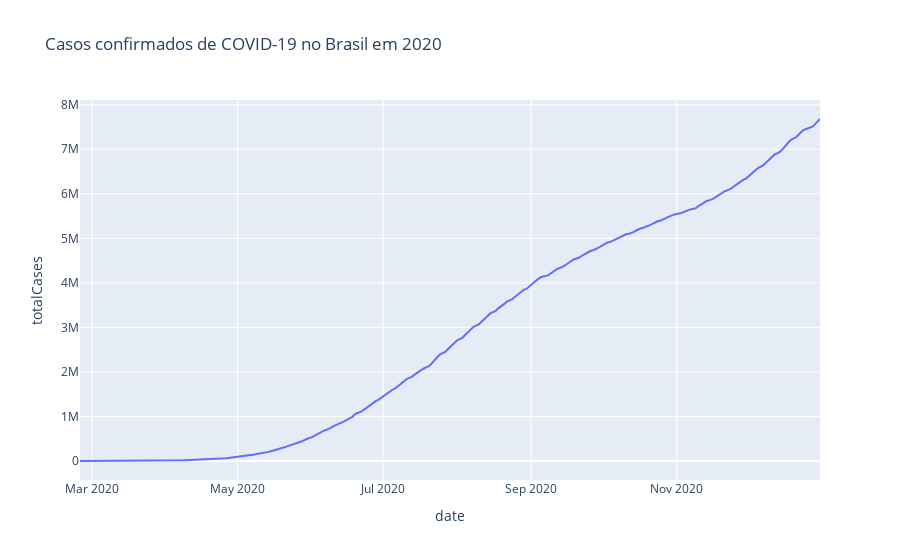

The code cell stored with this chart in its notebook:
### Markdown cell above
## Casos confirmados em 2020

### Code cell
px.line(brazil_2020, 'date', 'totalCases', title='Casos confirmados de COVID-19 no Brasil em 2020')

### Figure 1 — Plotly figure (JSON) as saved in the notebook; plotly's stock layout.template omitted (floating-point values rounded to 4 significant figures; data arrays with more than 128 entries replaced by an {"elided": "..."} marker saying what was removed)
{"data": [{"hovertemplate": "date=%{x}<br>totalCases=%{y}<extra></extra>", "legendgroup": "", "line": {"color": "#636efa", "dash": "solid"}, "marker": {"symbol": "circle"}, "mode": "lines", "name": "", "orientation": "v", "showlegend": false, "type": "scatter", "x": {"elided": "311 str values"}, "xaxis": "x", "y": {"elided": "311 int values"}, "yaxis": "y"}], "layout": {"legend": {"tracegroupgap": 0}, "title": {"text": "Casos confirmados de COVID-19 no Brasil em 2020"}, "xaxis": {"anchor": "y", "domain": [0, 1], "title": {"text": "date"}}, "yaxis": {"anchor": "x", "domain": [0, 1], "title": {"text": "totalCases"}}}}
